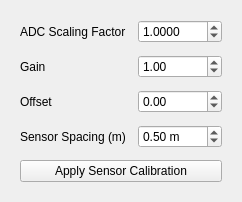
          <widget class="QWidget" name="subTabSensor">
           <attribute name="title">
            <string>Sensor Calibration</string>
           </attribute>
           <layout class="QFormLayout" name="sensorForm">
            <property name="horizontalSpacing">
             <number>12</number>
            </property>
            <property name="verticalSpacing">
             <number>12</number>
            </property>
            <property name="leftMargin">
             <number>20</number>
            </property>
            <property name="topMargin">
             <number>20</number>
            </property>
            <property name="rightMargin">
             <number>20</number>
            </property>
            <property name="bottomMargin">
             <number>20</number>
            </property>
            <item row="0" column="0">
             <widget class="QLabel" name="lblADC">
              <property name="text">
               <string>ADC Scaling Factor</string>
              </property>
             </widget>
            </item>
            <item row="0" column="1">
             <widget class="QDoubleSpinBox" name="spinADC">
              <property name="decimals">
               <number>4</number>
              </property>
              <property name="minimum">
               <double>0.001000000000000</double>
              </property>
              <property name="maximum">
               <double>1000.000000000000000</double>
              </property>
              <property name="value">
               <double>1.000000000000000</double>
              </property>
             </widget>
            </item>
            <item row="1" column="0">
             <widget class="QLabel" name="lblGain">
              <property name="text">
               <string>Gain</string>
              </property>
             </widget>
            </item>
            <item row="1" column="1">
             <widget class="QDoubleSpinBox" name="spinGain">
              <property name="decimals">
               <number>2</number>
              </property>
              <property name="minimum">
               <double>0.010000000000000</double>
              </property>
              <property name="maximum">
               <double>100.000000000000000</double>
              </property>
              <property name="value">
               <double>1.000000000000000</double>
              </property>
             </widget>
            </item>
            <item row="2" column="0">
             <widget class="QLabel" name="lblOffset">
              <property name="text">
               <string>Offset</string>
              </property>
             </widget>
            </item>
            <item row="2" column="1">
             <widget class="QDoubleSpinBox" name="spinOffset">
              <property name="decimals">
               <number>2</number>
              </property>
              <property name="minimum">
               <double>-10000.000000000000000</double>
              </property>
              <property name="maximum">
               <double>10000.000000000000000</double>
              </property>
             </widget>
            </item>
            <item row="3" column="0">
             <widget class="QLabel" name="lblSensSpace">
              <property name="text">
               <string>Sensor Spacing (m)</string>
              </property>
             </widget>
            </item>
            <item row="3" column="1">
             <widget class="QDoubleSpinBox" name="spinSensSpace">
              <property name="suffix">
               <string> m</string>
              </property>
              <property name="decimals">
               <number>2</number>
              </property>
              <property name="minimum">
               <double>0.010000000000000</double>
              </property>
              <property name="maximum">
               <double>10.000000000000000</double>
              </property>
              <property name="singleStep">
               <double>0.050000000000000</double>
              </property>
              <property name="value">
               <double>0.500000000000000</double>
              </property>
             </widget>
            </item>
            <item row="4" column="0" colspan="2">
             <widget class="QPushButton" name="btnApplySensor">
              <property name="text">
               <string>Apply Sensor Calibration</string>
              </property>
             </widget>
            </item>
           </layout>
          </widget>
